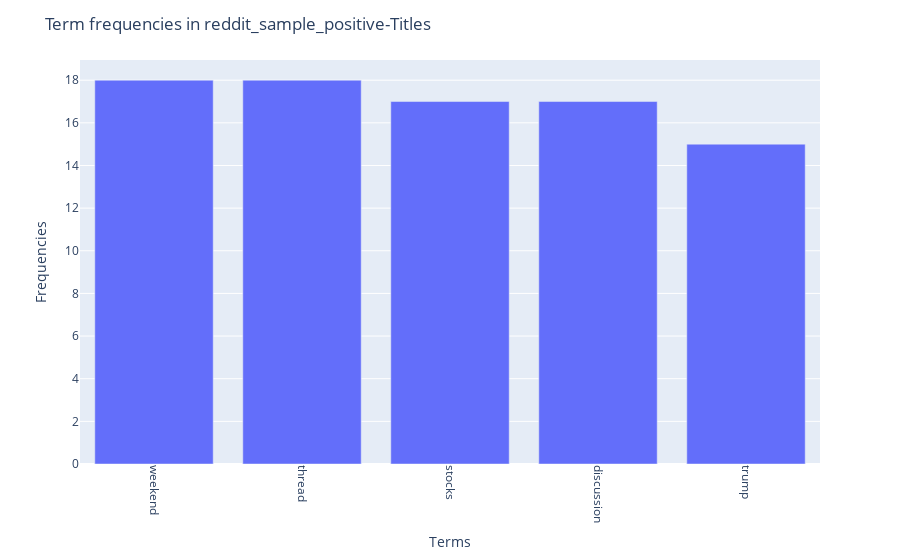
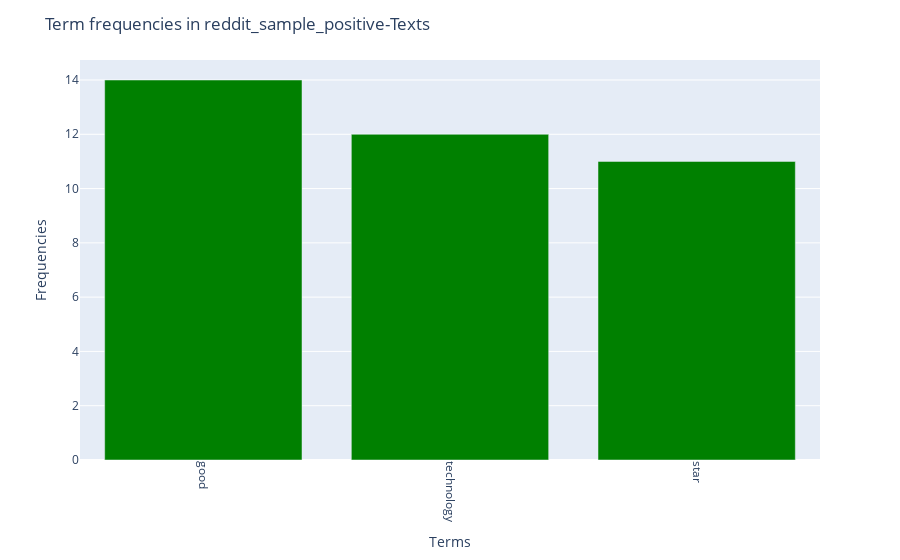

Here is the notebook cell these charts were saved with, in order:
### Code cell
get_freq_plt(reddit_positive, 'Term frequencies in reddit_positive')

### Figure 1 — Plotly figure (JSON) as saved in the notebook; plotly's stock layout.template omitted (floating-point values rounded to 4 significant figures)
{"data": [{"hovertemplate": "x=%{x}<br>y=%{y}<extra></extra>", "legendgroup": "", "marker": {"color": "#636efa", "pattern": {"shape": ""}}, "name": "", "orientation": "v", "showlegend": false, "textposition": "auto", "type": "bar", "x": ["weekend", "thread", "stocks", "discussion", "trump"], "xaxis": "x", "y": [18, 18, 17, 17, 15], "yaxis": "y"}], "layout": {"barmode": "relative", "legend": {"tracegroupgap": 0}, "margin": {"t": 60}, "title": {"text": "Term frequencies in reddit_sample_positive-Titles"}, "xaxis": {"anchor": "y", "domain": [0, 1], "tickangle": 90, "title": {"text": "Terms"}}, "yaxis": {"anchor": "x", "domain": [0, 1], "title": {"text": "Frequencies"}}}}

### Figure 2 — Plotly figure (JSON) as saved in the notebook; plotly's stock layout.template omitted (floating-point values rounded to 4 significant figures)
{"data": [{"hovertemplate": "x=%{x}<br>y=%{y}<extra></extra>", "legendgroup": "", "marker": {"color": "green", "pattern": {"shape": ""}}, "name": "", "orientation": "v", "showlegend": false, "textposition": "auto", "type": "bar", "x": ["good", "technology", "star"], "xaxis": "x", "y": [14, 12, 11], "yaxis": "y"}], "layout": {"barmode": "relative", "legend": {"tracegroupgap": 0}, "margin": {"t": 60}, "title": {"text": "Term frequencies in reddit_sample_positive-Texts"}, "xaxis": {"anchor": "y", "domain": [0, 1], "tickangle": 90, "title": {"text": "Terms"}}, "yaxis": {"anchor": "x", "domain": [0, 1], "title": {"text": "Frequencies"}}}}
